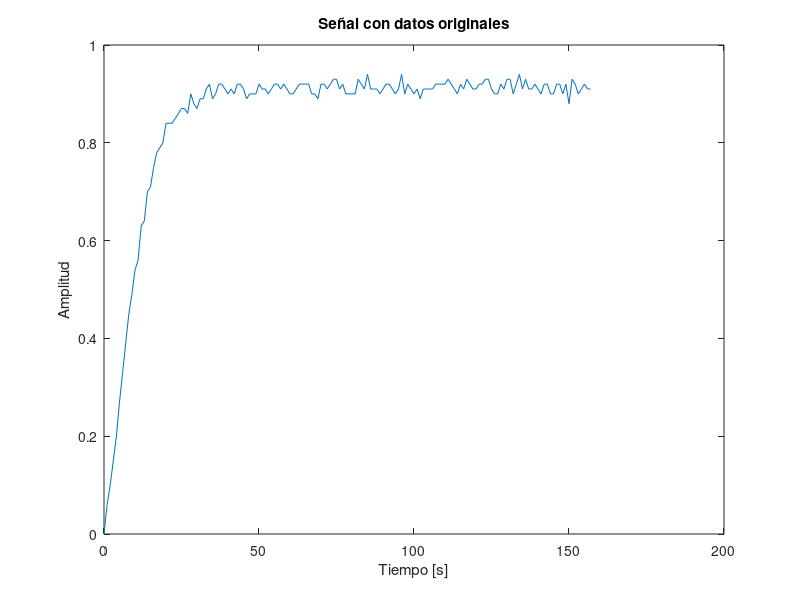

MATLAB code to generate this figure: (Note: this script raises an error after producing the figure.)

clearvars
close all
clc

load Tanques.mat
%Variables de los datos:
%x: tiempo
%out: amplitud

%grafico la señal 


plot(time-1,out-1.96)
xlabel('Tiempo [s]')
ylabel('Amplitud')
title('Señal con datos originales')
datacursormode on
%%
% encontrar mínimo y máximo de los datos 
max(out) %2.90
min(out) %1.96


y0=0 %inicio de la gráfica
y1=0.9 %la gráfica se va estabilizando en 0.9

%resto min-max para hallar el valor de k
K= y1-y0 %ganancia del sistema=0.9

%Nivel del 63.2%:

T_a= y0+0.632*K % 0.5688
%Ubicando el valor de T_a en la gráfica:

T=11.6

%Función de transferencia hallada primer orden
s=tf("s")
G=K/(1+T*s)
plot(time-1,out-1.96000)
hold on
step(G,'r')
xlabel('Tiempo');
ylabel('Amplitud');
title('Datos vs Función de Transferencia');
legend({'Datos originales', 'Función de transferencia'});

figure
step(G,'r')
xlabel('Tiempo [s]')
ylabel('Amplitud')
title('Función de transferencia')




 